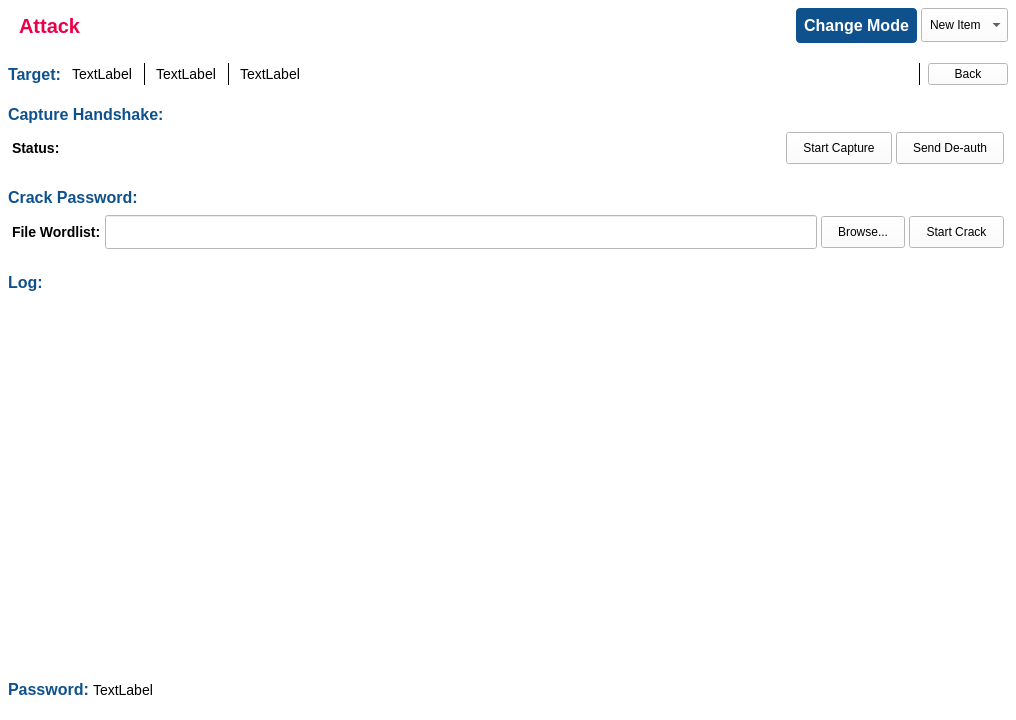
<?xml version="1.0" encoding="UTF-8"?>
<ui version="4.0">
 <class>Form</class>
 <widget class="QWidget" name="Form">
  <property name="geometry">
   <rect>
    <x>0</x>
    <y>0</y>
    <width>1016</width>
    <height>720</height>
   </rect>
  </property>
  <property name="windowTitle">
   <string>Form</string>
  </property>
  <property name="styleSheet">
   <string notr="true">background-color: #ffffff;</string>
  </property>
  <layout class="QVBoxLayout" name="verticalLayout_3">
   <property name="spacing">
    <number>0</number>
   </property>
   <property name="leftMargin">
    <number>0</number>
   </property>
   <property name="topMargin">
    <number>0</number>
   </property>
   <property name="rightMargin">
    <number>0</number>
   </property>
   <property name="bottomMargin">
    <number>0</number>
   </property>
   <item>
    <widget class="QFrame" name="frame">
     <property name="frameShape">
      <enum>QFrame::Shape::NoFrame</enum>
     </property>
     <property name="frameShadow">
      <enum>QFrame::Shadow::Raised</enum>
     </property>
     <layout class="QVBoxLayout" name="verticalLayout">
      <property name="spacing">
       <number>4</number>
      </property>
      <property name="leftMargin">
       <number>0</number>
      </property>
      <property name="topMargin">
       <number>0</number>
      </property>
      <property name="rightMargin">
       <number>0</number>
      </property>
      <property name="bottomMargin">
       <number>0</number>
      </property>
      <item>
       <widget class="QFrame" name="frHeader">
        <property name="maximumSize">
         <size>
          <width>16777215</width>
          <height>64</height>
         </size>
        </property>
        <property name="styleSheet">
         <string notr="true">#lblPageName {
	font-size: 20px;
	text-transform: uppercase;
	font-weight: bold;
	color: #ed0049;
}

#cbInterfaces {
	padding: 8px;
}

#cbInterfaces QAbstractItemView{
	border: none;
	color: #000000;
}

#cbInterfaces::item {
	color: #000000;
}

#btnMonitorMode {
	background-color: #0f518c;
	border: none;
	padding: 8px;
	border-radius: 4px;
	color: #ffffff;
	font-weight: bold;
	font-size: 16px;
}</string>
        </property>
        <property name="frameShape">
         <enum>QFrame::Shape::NoFrame</enum>
        </property>
        <layout class="QHBoxLayout" name="horizontalLayout_2">
         <property name="spacing">
          <number>4</number>
         </property>
         <property name="leftMargin">
          <number>8</number>
         </property>
         <property name="topMargin">
          <number>8</number>
         </property>
         <property name="rightMargin">
          <number>8</number>
         </property>
         <property name="bottomMargin">
          <number>8</number>
         </property>
         <item>
          <widget class="QLabel" name="lblPageIcon">
           <property name="maximumSize">
            <size>
             <width>48</width>
             <height>48</height>
            </size>
           </property>
           <property name="text">
            <string/>
           </property>
           <property name="pixmap">
            <pixmap resource="../../resources.qrc">:/root/resources/icons8-sword-48.png</pixmap>
           </property>
          </widget>
         </item>
         <item>
          <widget class="QLabel" name="lblPageName">
           <property name="text">
            <string>Attack</string>
           </property>
          </widget>
         </item>
         <item>
          <spacer name="horizontalSpacer">
           <property name="orientation">
            <enum>Qt::Orientation::Horizontal</enum>
           </property>
           <property name="sizeHint" stdset="0">
            <size>
             <width>40</width>
             <height>20</height>
            </size>
           </property>
          </spacer>
         </item>
         <item>
          <widget class="QLabel" name="lblMonitorStatus">
           <property name="text">
            <string/>
           </property>
          </widget>
         </item>
         <item>
          <widget class="QPushButton" name="btnMonitorMode">
           <property name="cursor">
            <cursorShape>PointingHandCursor</cursorShape>
           </property>
           <property name="text">
            <string>Change Mode</string>
           </property>
          </widget>
         </item>
         <item>
          <widget class="QComboBox" name="cbInterfaces">
           <property name="cursor">
            <cursorShape>PointingHandCursor</cursorShape>
           </property>
           <item>
            <property name="text">
             <string>New Item</string>
            </property>
           </item>
           <item>
            <property name="text">
             <string>New Item</string>
            </property>
           </item>
           <item>
            <property name="text">
             <string>New Item</string>
            </property>
           </item>
          </widget>
         </item>
        </layout>
       </widget>
      </item>
      <item>
       <widget class="QFrame" name="frBody">
        <property name="frameShape">
         <enum>QFrame::Shape::NoFrame</enum>
        </property>
        <layout class="QVBoxLayout" name="verticalLayout_2">
         <property name="spacing">
          <number>4</number>
         </property>
         <property name="leftMargin">
          <number>0</number>
         </property>
         <property name="topMargin">
          <number>0</number>
         </property>
         <property name="rightMargin">
          <number>0</number>
         </property>
         <property name="bottomMargin">
          <number>0</number>
         </property>
         <item>
          <widget class="QStackedWidget" name="stackedWidget">
           <property name="currentIndex">
            <number>1</number>
           </property>
           <widget class="QWidget" name="pageEmpty">
            <widget class="QFrame" name="frEmpty">
             <property name="geometry">
              <rect>
               <x>0</x>
               <y>0</y>
               <width>1016</width>
               <height>652</height>
              </rect>
             </property>
             <property name="frameShape">
              <enum>QFrame::Shape::NoFrame</enum>
             </property>
             <property name="frameShadow">
              <enum>QFrame::Shadow::Raised</enum>
             </property>
             <layout class="QVBoxLayout" name="verticalLayout_5">
              <property name="spacing">
               <number>4</number>
              </property>
              <property name="leftMargin">
               <number>8</number>
              </property>
              <property name="topMargin">
               <number>8</number>
              </property>
              <property name="rightMargin">
               <number>8</number>
              </property>
              <property name="bottomMargin">
               <number>8</number>
              </property>
              <item>
               <widget class="QFrame" name="frStatus">
                <property name="minimumSize">
                 <size>
                  <width>0</width>
                  <height>48</height>
                 </size>
                </property>
                <property name="maximumSize">
                 <size>
                  <width>16777215</width>
                  <height>64</height>
                 </size>
                </property>
                <property name="styleSheet">
                 <string notr="true">#lblStatusText {
	color: #2196f3;
	font-weight: bold;
	font-size: 16px;
}</string>
                </property>
                <property name="frameShape">
                 <enum>QFrame::Shape::NoFrame</enum>
                </property>
                <property name="frameShadow">
                 <enum>QFrame::Shadow::Raised</enum>
                </property>
                <layout class="QHBoxLayout" name="horizontalLayout_9">
                 <property name="spacing">
                  <number>4</number>
                 </property>
                 <property name="leftMargin">
                  <number>8</number>
                 </property>
                 <property name="topMargin">
                  <number>8</number>
                 </property>
                 <property name="rightMargin">
                  <number>8</number>
                 </property>
                 <property name="bottomMargin">
                  <number>8</number>
                 </property>
                 <item>
                  <widget class="QLabel" name="lblStatusIcon">
                   <property name="minimumSize">
                    <size>
                     <width>32</width>
                     <height>32</height>
                    </size>
                   </property>
                   <property name="maximumSize">
                    <size>
                     <width>32</width>
                     <height>32</height>
                    </size>
                   </property>
                   <property name="text">
                    <string/>
                   </property>
                   <property name="pixmap">
                    <pixmap resource="../../resources.qrc">:/root/resources/icons8-info-32.png</pixmap>
                   </property>
                  </widget>
                 </item>
                 <item>
                  <widget class="QLabel" name="lblStatusText">
                   <property name="text">
                    <string>No data.</string>
                   </property>
                   <property name="alignment">
                    <set>Qt::AlignmentFlag::AlignLeading|Qt::AlignmentFlag::AlignLeft|Qt::AlignmentFlag::AlignVCenter</set>
                   </property>
                  </widget>
                 </item>
                </layout>
               </widget>
              </item>
              <item>
               <spacer name="verticalSpacer">
                <property name="orientation">
                 <enum>Qt::Orientation::Vertical</enum>
                </property>
                <property name="sizeHint" stdset="0">
                 <size>
                  <width>20</width>
                  <height>40</height>
                 </size>
                </property>
               </spacer>
              </item>
             </layout>
            </widget>
           </widget>
           <widget class="QWidget" name="pageData">
            <widget class="QFrame" name="frData">
             <property name="geometry">
              <rect>
               <x>0</x>
               <y>0</y>
               <width>1016</width>
               <height>652</height>
              </rect>
             </property>
             <property name="minimumSize">
              <size>
               <width>1016</width>
               <height>652</height>
              </size>
             </property>
             <property name="frameShape">
              <enum>QFrame::Shape::NoFrame</enum>
             </property>
             <property name="frameShadow">
              <enum>QFrame::Shadow::Raised</enum>
             </property>
             <layout class="QVBoxLayout" name="verticalLayout_4">
              <property name="spacing">
               <number>4</number>
              </property>
              <property name="leftMargin">
               <number>0</number>
              </property>
              <property name="topMargin">
               <number>0</number>
              </property>
              <property name="rightMargin">
               <number>0</number>
              </property>
              <property name="bottomMargin">
               <number>0</number>
              </property>
              <item>
               <widget class="QFrame" name="frTarget">
                <property name="sizePolicy">
                 <sizepolicy hsizetype="Preferred" vsizetype="Fixed">
                  <horstretch>0</horstretch>
                  <verstretch>0</verstretch>
                 </sizepolicy>
                </property>
                <property name="styleSheet">
                 <string notr="true">#lblTarget {
	font-size: 16px;
	font-weight: bold;
	color: #0f518c;
}

#lblBSSID, #lblSSID, #lblChan {
	font-size: 14px;
	border-right: 1px solid black;
	padding-right: 8px;
}</string>
                </property>
                <property name="frameShape">
                 <enum>QFrame::Shape::NoFrame</enum>
                </property>
                <property name="frameShadow">
                 <enum>QFrame::Shadow::Raised</enum>
                </property>
                <layout class="QHBoxLayout" name="horizontalLayout">
                 <property name="spacing">
                  <number>8</number>
                 </property>
                 <property name="leftMargin">
                  <number>8</number>
                 </property>
                 <property name="topMargin">
                  <number>8</number>
                 </property>
                 <property name="rightMargin">
                  <number>8</number>
                 </property>
                 <property name="bottomMargin">
                  <number>8</number>
                 </property>
                 <item>
                  <widget class="QLabel" name="lblTarget">
                   <property name="sizePolicy">
                    <sizepolicy hsizetype="Fixed" vsizetype="Preferred">
                     <horstretch>0</horstretch>
                     <verstretch>0</verstretch>
                    </sizepolicy>
                   </property>
                   <property name="text">
                    <string>Target:</string>
                   </property>
                  </widget>
                 </item>
                 <item>
                  <widget class="QLabel" name="lblSSID">
                   <property name="sizePolicy">
                    <sizepolicy hsizetype="Fixed" vsizetype="Preferred">
                     <horstretch>0</horstretch>
                     <verstretch>0</verstretch>
                    </sizepolicy>
                   </property>
                   <property name="text">
                    <string>TextLabel</string>
                   </property>
                  </widget>
                 </item>
                 <item>
                  <widget class="QLabel" name="lblBSSID">
                   <property name="sizePolicy">
                    <sizepolicy hsizetype="Fixed" vsizetype="Preferred">
                     <horstretch>0</horstretch>
                     <verstretch>0</verstretch>
                    </sizepolicy>
                   </property>
                   <property name="text">
                    <string>TextLabel</string>
                   </property>
                  </widget>
                 </item>
                 <item>
                  <widget class="QLabel" name="lblChan">
                   <property name="sizePolicy">
                    <sizepolicy hsizetype="Preferred" vsizetype="Preferred">
                     <horstretch>0</horstretch>
                     <verstretch>0</verstretch>
                    </sizepolicy>
                   </property>
                   <property name="text">
                    <string>TextLabel</string>
                   </property>
                  </widget>
                 </item>
                 <item>
                  <widget class="QPushButton" name="btnBack">
                   <property name="sizePolicy">
                    <sizepolicy hsizetype="Fixed" vsizetype="Fixed">
                     <horstretch>0</horstretch>
                     <verstretch>0</verstretch>
                    </sizepolicy>
                   </property>
                   <property name="text">
                    <string>Back</string>
                   </property>
                  </widget>
                 </item>
                </layout>
               </widget>
              </item>
              <item>
               <widget class="QFrame" name="frCapture">
                <property name="sizePolicy">
                 <sizepolicy hsizetype="Preferred" vsizetype="Fixed">
                  <horstretch>0</horstretch>
                  <verstretch>0</verstretch>
                 </sizepolicy>
                </property>
                <property name="styleSheet">
                 <string notr="true">#lblCapture {
	font-size: 16px;
	font-weight: bold;
	color: #0f518c;
}</string>
                </property>
                <property name="frameShape">
                 <enum>QFrame::Shape::NoFrame</enum>
                </property>
                <property name="frameShadow">
                 <enum>QFrame::Shadow::Raised</enum>
                </property>
                <layout class="QVBoxLayout" name="verticalLayout_7">
                 <property name="spacing">
                  <number>4</number>
                 </property>
                 <property name="leftMargin">
                  <number>8</number>
                 </property>
                 <property name="topMargin">
                  <number>8</number>
                 </property>
                 <property name="rightMargin">
                  <number>8</number>
                 </property>
                 <property name="bottomMargin">
                  <number>8</number>
                 </property>
                 <item>
                  <widget class="QLabel" name="lblCapture">
                   <property name="text">
                    <string>Capture Handshake:</string>
                   </property>
                  </widget>
                 </item>
                 <item>
                  <widget class="QFrame" name="frAction">
                   <property name="styleSheet">
                    <string notr="true">#lblCaptureStatus {
	font-size: 14px;
	font-weight: bold;
}

#btnCapture, #btnDeauth {
	padding: 8px 16px;
}</string>
                   </property>
                   <property name="frameShape">
                    <enum>QFrame::Shape::NoFrame</enum>
                   </property>
                   <property name="frameShadow">
                    <enum>QFrame::Shadow::Raised</enum>
                   </property>
                   <layout class="QHBoxLayout" name="horizontalLayout_5">
                    <property name="spacing">
                     <number>4</number>
                    </property>
                    <property name="leftMargin">
                     <number>4</number>
                    </property>
                    <property name="topMargin">
                     <number>4</number>
                    </property>
                    <property name="rightMargin">
                     <number>4</number>
                    </property>
                    <property name="bottomMargin">
                     <number>4</number>
                    </property>
                    <item>
                     <widget class="QLabel" name="lblCaptureStatus">
                      <property name="text">
                       <string>Status:</string>
                      </property>
                     </widget>
                    </item>
                    <item>
                     <widget class="QPushButton" name="btnCapture">
                      <property name="sizePolicy">
                       <sizepolicy hsizetype="Fixed" vsizetype="Fixed">
                        <horstretch>0</horstretch>
                        <verstretch>0</verstretch>
                       </sizepolicy>
                      </property>
                      <property name="text">
                       <string>Start Capture</string>
                      </property>
                     </widget>
                    </item>
                    <item>
                     <widget class="QPushButton" name="btnDeauth">
                      <property name="sizePolicy">
                       <sizepolicy hsizetype="Fixed" vsizetype="Fixed">
                        <horstretch>0</horstretch>
                        <verstretch>0</verstretch>
                       </sizepolicy>
                      </property>
                      <property name="text">
                       <string>Send De-auth</string>
                      </property>
                     </widget>
                    </item>
                   </layout>
                  </widget>
                 </item>
                </layout>
               </widget>
              </item>
              <item>
               <widget class="QFrame" name="frCrack">
                <property name="sizePolicy">
                 <sizepolicy hsizetype="Preferred" vsizetype="Fixed">
                  <horstretch>0</horstretch>
                  <verstretch>0</verstretch>
                 </sizepolicy>
                </property>
                <property name="styleSheet">
                 <string notr="true">#lblCrack {
	font-size: 16px;
	font-weight: bold;
	color: #0f518c;
}
</string>
                </property>
                <property name="frameShape">
                 <enum>QFrame::Shape::NoFrame</enum>
                </property>
                <property name="frameShadow">
                 <enum>QFrame::Shadow::Raised</enum>
                </property>
                <layout class="QVBoxLayout" name="verticalLayout_6">
                 <property name="spacing">
                  <number>4</number>
                 </property>
                 <property name="leftMargin">
                  <number>8</number>
                 </property>
                 <property name="topMargin">
                  <number>8</number>
                 </property>
                 <property name="rightMargin">
                  <number>8</number>
                 </property>
                 <property name="bottomMargin">
                  <number>8</number>
                 </property>
                 <item>
                  <widget class="QLabel" name="lblCrack">
                   <property name="text">
                    <string>Crack Password:</string>
                   </property>
                  </widget>
                 </item>
                 <item>
                  <widget class="QFrame" name="frConfigWordlist">
                   <property name="sizePolicy">
                    <sizepolicy hsizetype="Preferred" vsizetype="Fixed">
                     <horstretch>0</horstretch>
                     <verstretch>0</verstretch>
                    </sizepolicy>
                   </property>
                   <property name="styleSheet">
                    <string notr="true">#btnBrowse, #btnAttack {
	padding: 8px 16px;
}

#lblWordlist {
	font-size: 14px;
	font-weight: bold;
}

#lineWordlistFilePath {
	padding: 8px 4px;
}</string>
                   </property>
                   <property name="frameShape">
                    <enum>QFrame::Shape::NoFrame</enum>
                   </property>
                   <property name="frameShadow">
                    <enum>QFrame::Shadow::Raised</enum>
                   </property>
                   <layout class="QHBoxLayout" name="horizontalLayout_3">
                    <property name="spacing">
                     <number>4</number>
                    </property>
                    <property name="leftMargin">
                     <number>4</number>
                    </property>
                    <property name="topMargin">
                     <number>4</number>
                    </property>
                    <property name="rightMargin">
                     <number>4</number>
                    </property>
                    <property name="bottomMargin">
                     <number>4</number>
                    </property>
                    <item>
                     <widget class="QLabel" name="lblWordlist">
                      <property name="text">
                       <string>File Wordlist:</string>
                      </property>
                     </widget>
                    </item>
                    <item>
                     <widget class="QLineEdit" name="lineWordlistFilePath"/>
                    </item>
                    <item>
                     <widget class="QPushButton" name="btnBrowse">
                      <property name="sizePolicy">
                       <sizepolicy hsizetype="Fixed" vsizetype="Fixed">
                        <horstretch>0</horstretch>
                        <verstretch>0</verstretch>
                       </sizepolicy>
                      </property>
                      <property name="text">
                       <string>Browse...</string>
                      </property>
                     </widget>
                    </item>
                    <item>
                     <widget class="QPushButton" name="btnAttack">
                      <property name="sizePolicy">
                       <sizepolicy hsizetype="Fixed" vsizetype="Fixed">
                        <horstretch>0</horstretch>
                        <verstretch>0</verstretch>
                       </sizepolicy>
                      </property>
                      <property name="text">
                       <string>Start Crack</string>
                      </property>
                     </widget>
                    </item>
                   </layout>
                  </widget>
                 </item>
                </layout>
               </widget>
              </item>
              <item>
               <widget class="QFrame" name="frLog">
                <property name="styleSheet">
                 <string notr="true">#lblLog {
	font-size: 16px;
	font-weight: bold;
	color: #0f518c;
}</string>
                </property>
                <property name="frameShape">
                 <enum>QFrame::Shape::NoFrame</enum>
                </property>
                <property name="frameShadow">
                 <enum>QFrame::Shadow::Raised</enum>
                </property>
                <layout class="QVBoxLayout" name="verticalLayout_9">
                 <property name="spacing">
                  <number>4</number>
                 </property>
                 <property name="leftMargin">
                  <number>8</number>
                 </property>
                 <property name="topMargin">
                  <number>8</number>
                 </property>
                 <property name="rightMargin">
                  <number>8</number>
                 </property>
                 <property name="bottomMargin">
                  <number>8</number>
                 </property>
                 <item>
                  <widget class="QLabel" name="lblLog">
                   <property name="sizePolicy">
                    <sizepolicy hsizetype="Preferred" vsizetype="Fixed">
                     <horstretch>0</horstretch>
                     <verstretch>0</verstretch>
                    </sizepolicy>
                   </property>
                   <property name="text">
                    <string>Log:</string>
                   </property>
                  </widget>
                 </item>
                 <item>
                  <widget class="QFrame" name="frLogging">
                   <property name="frameShape">
                    <enum>QFrame::Shape::NoFrame</enum>
                   </property>
                   <property name="frameShadow">
                    <enum>QFrame::Shadow::Raised</enum>
                   </property>
                  </widget>
                 </item>
                </layout>
               </widget>
              </item>
              <item>
               <widget class="QFrame" name="frResult">
                <property name="sizePolicy">
                 <sizepolicy hsizetype="Preferred" vsizetype="Fixed">
                  <horstretch>0</horstretch>
                  <verstretch>0</verstretch>
                 </sizepolicy>
                </property>
                <property name="styleSheet">
                 <string notr="true">#lblResult {
	font-size: 16px;
	font-weight: bold;
	color: #0f518c;
}

#lblValue {
	font-size: 14px;
}</string>
                </property>
                <property name="frameShape">
                 <enum>QFrame::Shape::NoFrame</enum>
                </property>
                <property name="frameShadow">
                 <enum>QFrame::Shadow::Raised</enum>
                </property>
                <layout class="QHBoxLayout" name="horizontalLayout_4">
                 <property name="spacing">
                  <number>4</number>
                 </property>
                 <property name="leftMargin">
                  <number>8</number>
                 </property>
                 <property name="topMargin">
                  <number>8</number>
                 </property>
                 <property name="rightMargin">
                  <number>8</number>
                 </property>
                 <property name="bottomMargin">
                  <number>8</number>
                 </property>
                 <item>
                  <widget class="QLabel" name="lblResult">
                   <property name="sizePolicy">
                    <sizepolicy hsizetype="Fixed" vsizetype="Preferred">
                     <horstretch>0</horstretch>
                     <verstretch>0</verstretch>
                    </sizepolicy>
                   </property>
                   <property name="text">
                    <string>Password:</string>
                   </property>
                  </widget>
                 </item>
                 <item>
                  <widget class="QLabel" name="lblValue">
                   <property name="text">
                    <string>TextLabel</string>
                   </property>
                  </widget>
                 </item>
                </layout>
               </widget>
              </item>
             </layout>
            </widget>
           </widget>
           <widget class="QWidget" name="pageScan">
            <widget class="QFrame" name="frScanData">
             <property name="geometry">
              <rect>
               <x>0</x>
               <y>0</y>
               <width>1016</width>
               <height>652</height>
              </rect>
             </property>
             <property name="frameShape">
              <enum>QFrame::Shape::NoFrame</enum>
             </property>
             <property name="frameShadow">
              <enum>QFrame::Shadow::Raised</enum>
             </property>
             <layout class="QVBoxLayout" name="verticalLayout_8">
              <property name="spacing">
               <number>4</number>
              </property>
              <property name="leftMargin">
               <number>0</number>
              </property>
              <property name="topMargin">
               <number>0</number>
              </property>
              <property name="rightMargin">
               <number>0</number>
              </property>
              <property name="bottomMargin">
               <number>0</number>
              </property>
              <item>
               <widget class="QTableWidget" name="tableScanData">
                <property name="frameShape">
                 <enum>QFrame::Shape::NoFrame</enum>
                </property>
                <property name="editTriggers">
                 <set>QAbstractItemView::EditTrigger::NoEditTriggers</set>
                </property>
                <property name="selectionMode">
                 <enum>QAbstractItemView::SelectionMode::SingleSelection</enum>
                </property>
                <property name="selectionBehavior">
                 <enum>QAbstractItemView::SelectionBehavior::SelectRows</enum>
                </property>
                <property name="gridStyle">
                 <enum>Qt::PenStyle::DashDotDotLine</enum>
                </property>
                <property name="sortingEnabled">
                 <bool>true</bool>
                </property>
                <attribute name="horizontalHeaderStretchLastSection">
                 <bool>false</bool>
                </attribute>
                <row>
                 <property name="text">
                  <string>New Row</string>
                 </property>
                </row>
                <column>
                 <property name="text">
                  <string>IN-USE</string>
                 </property>
                </column>
                <column>
                 <property name="text">
                  <string>SSID</string>
                 </property>
                </column>
                <column>
                 <property name="text">
                  <string>BSSID</string>
                 </property>
                </column>
                <column>
                 <property name="text">
                  <string>SIGNAL</string>
                 </property>
                </column>
                <column>
                 <property name="text">
                  <string>BARS</string>
                 </property>
                </column>
                <column>
                 <property name="text">
                  <string>CHANNEL</string>
                 </property>
                </column>
                <column>
                 <property name="text">
                  <string>BANDWIDTH</string>
                 </property>
                </column>
                <column>
                 <property name="text">
                  <string>SECURITY</string>
                 </property>
                </column>
                <item row="0" column="1">
                 <property name="text">
                  <string/>
                 </property>
                </item>
               </widget>
              </item>
             </layout>
            </widget>
           </widget>
          </widget>
         </item>
        </layout>
       </widget>
      </item>
     </layout>
    </widget>
   </item>
  </layout>
 </widget>
 <resources>
  <include location="../../resources.qrc"/>
 </resources>
 <connections/>
</ui>
